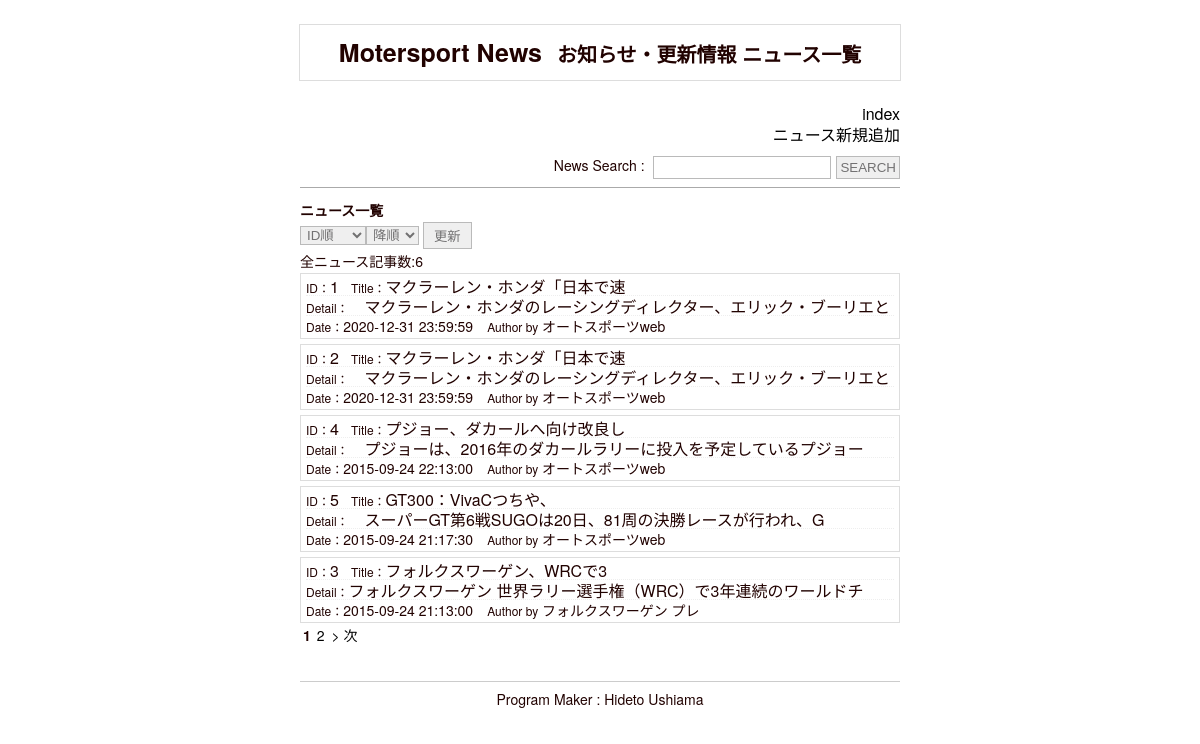
Before: /admin/news_list.php with the older database file.
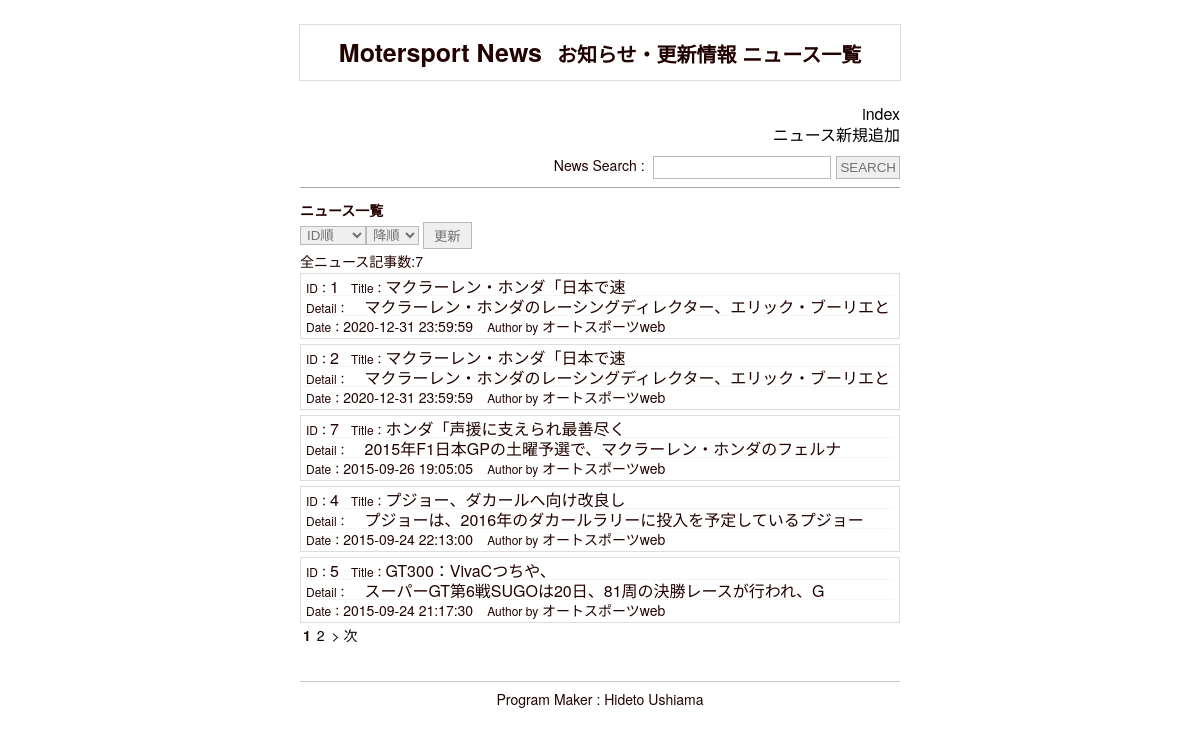
After: the same page with the newer database file.
### tables this page shows
CREATE TABLE IF NOT EXISTS `s_news` (
  `s_id` int(11) NOT NULL,
  `s_title` varchar(64) NOT NULL,
  `s_detail` varchar(1024) NOT NULL,
  `s_outline` varchar(128) NOT NULL,
  `author` varchar(12) NOT NULL,
  `show_flg` int(11) NOT NULL,
  `category` int(11) NOT NULL,
  `s_index` int(11) NOT NULL,
  `create_date` datetime NOT NULL,
  `update_date` datetime NOT NULL,
  `open_date` datetime NOT NULL,
  `close_date` datetime NOT NULL
);

### admin/news_list.php (the view, shortened to what this page needs)
<?php
 include("head.php");
 $view = "";
if(isset($_POST["sl1"]) | isset($_POST["sl2"])){
$j1 = $_POST["sl1"];
$j2 = $_POST["sl2"];
if($j1=="ID順"){
	$db_set = "WHERE s_id";
}else{
	$db_set = "ORDER BY create_date";
}
if($j2=="降順"){
	$db_set = $db_set." DESC";
}else{}
}else{
	$db_set = "ORDER BY create_date DESC";
}
$set_n = 5;
if(isset($_GET["page"])){
	$page = intval($_GET["page"]);
	if($page == 1){
		$lo = " LIMIT " . $set_n;
	}else{
		$news_s = ($page - 1) * $set_n;
		$lo = " LIMIT " . $set_n . " OFFSET " . $news_s;
	}
}else{
	$page = 1;
	$news_s = ($page - 1) * $set_n;
	$lo = " LIMIT " . $set_n . " OFFSET " . $news_s;
}
$pdo = new PDO("mysql:host=localhost;dbname=cs_academy;charset=utf8", "root", "");
$sql = "SELECT * FROM s_news ".$db_set;
$stmt = $pdo->prepare($sql);
$stmt->execute();
$results = $stmt->fetchAll(PDO::FETCH_ASSOC);
$count=$stmt->rowCount();
$sql = "SELECT * FROM s_news ".$db_set.$lo;
$stmt = $pdo->prepare($sql);
$stmt->execute();
$results = $stmt->fetchAll(PDO::FETCH_ASSOC);
$view .= "全ニュース記事数:".$count;
if ($count > $set_n){
	$n_page = (int) (intval($count) / intval($set_n));
	$a_page = $count % $set_n;
	if($a_page != 0){
	$n_page++;
	}
}
foreach($results as $row) {
	$view .= "<article class=\"news-detail\">";
	$view .= "<dl>";
	$view .= "<a href=\"update.php?id=".$row["s_id"]."\">";
	$view .= "<dd class=\"news-title\"><span>ID：</span>".$row["s_id"]."<span>　Title：</span>".mb_substr($row["s_title"],0,15)."</dd>";
	$view .= "<dd><span>Detail：</span>".mb_substr($row["s_detail"],0,34)."</dd>";
	$view .= "<div class=\"news_d\"><span>Date：</span>".$row["create_date"]."　<span>Author by</span> ".$row["author"]."</div>";
	$view .= "</a>";
	$view .= "</dl>";
	$view .= "</article>";
}
echo "<div class=\"page_l\">";
if ($n_page > 1) {
	echo "<span class=\"page_n\">";
	for($a=1;$a<=$n_page;$a++){
		if($a==$page){
			$view .= "<span class=\"page_e\">".$a."</span>";
		}else{
			$view .= "<span class=\"page_o\"><a href=\"news_list.php?page=".$a. "\">".$a."</a></span>";
		}
	}
	$view .= "</span>";
}
if ($page != $n_page) {
	$view .= "<a href=\"news_list.php?page=" . ($page + 1) . "\">  > 次</a>";
}
$view .= "</div>";
?>
</head>
<body>
<header>
<h1>Motersport News<span>お知らせ・更新情報 ニュース一覧</span></h1>
</header>
<div class="main">
<div class="search_a">
<ul>
<li><a href="index.php">index</a></li>
<li><a href="input.php">ニュース新規追加</a></li>
</ul>
<form action="search.php" method="post">
<span class="serach_t">News Search : </span><input type="text" name="search" /><input type="submit" value="SEARCH" />
</form>
</div>
<h2>ニュース一覧</h2>
<div class="list_a">
<form action="news_list.php" method="post">
<select  name="sl1"><option>ID順</option><option>日時順</option></select><select  name="sl2"><option>降順</option><option>昇順</option></select>
<input type="submit" value="更新" />
</form>
</div>
<?php echo $view ?>
<?php include("footer.php"); ?>
</body>
</html>

Changed rows visible on the page:
no longer on this page (row unchanged): s_news: s_id "3", s_title "フォルクスワーゲン、WRCで3", s_detail "フォルクスワーゲン 世界ラリー選手権（WRC）で3年連続のワールドチ", create_date "2015-09-24 21:13:00", author "フォルクスワーゲン プレ"
added s_news: s_id "7", s_title "ホンダ「声援に支えられ最善尽く", s_detail "2015年F1日本GPの土曜予選で、マクラーレン・ホンダのフェルナ", create_date "2015-09-26 19:05:05", author "オートスポーツweb"
Other visible differences:
$view: "全ニュース記事数:6" → "全ニュース記事数:7"
